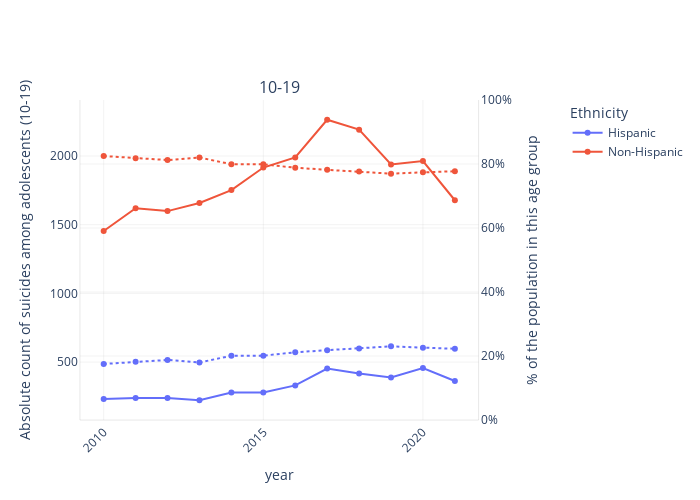
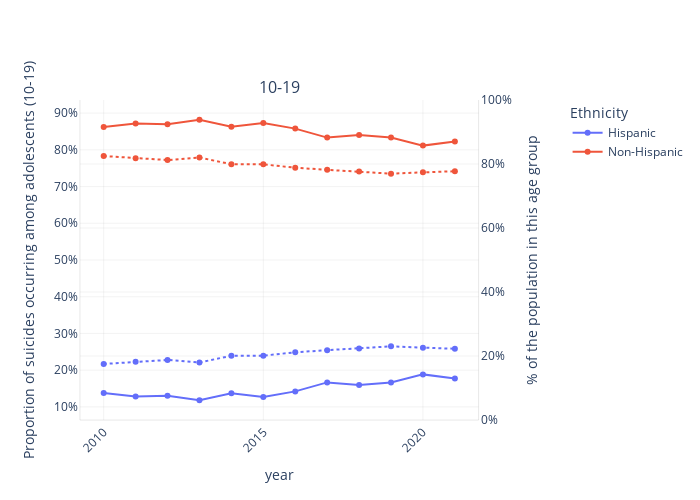
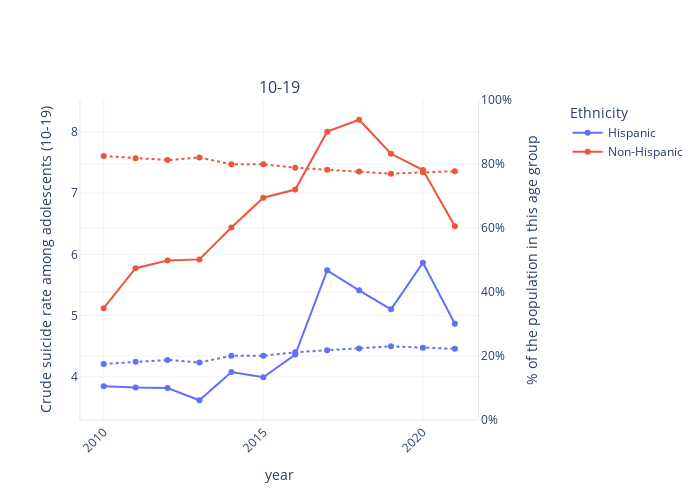

These figures' notebook cell, in order:
### Markdown cell above
### By ethnicity

### Code cell
plot_params = {"x": "year",
               "color": "ethnicity",
               "by": "age_strat",
               "scatter": False,
               "rows": 1,
               "data_slice": {"age_strat": "10-19"},
               "second_y": {"secondary_y": True,
                            "y": "pop_share",
                            "line_param": {"dash": "dot"}}}
kwargs = {"secondary_range": [0, 100],
          "secondary_ticksuffix": "%",
          "hide_title": True,
          "second_y_title_text": "% of the population in this age group",
          "legend_text": "Ethnicity"}

plot_params["y"] = "deaths"
kwargs["y_title_text"] = "Absolute count of suicides among adolescents (10-19)"
kwargs["plot_filename"] = f"adolescents_{plot_params['color']}_{plot_params['y']}"
plot_params.update(kwargs)

sd.plot(**plot_params
    )

plot_params["y"] = "suicide_proportion"
kwargs["y_title_text"] = "Proportion of suicides occurring among adolescents (10-19)"
kwargs["plot_filename"] = f"adolescents_{plot_params['color']}_{plot_params['y']}"
kwargs["primary_ticksuffix"] = "%"
plot_params.update(kwargs)

sd.plot(**plot_params
    )
kwargs.pop("primary_ticksuffix")
plot_params.pop("primary_ticksuffix")

plot_params["y"] = "suicide_per_100k"
kwargs["y_title_text"] = "Crude suicide rate among adolescents (10-19)"
kwargs["plot_filename"] = f"adolescents_{plot_params['color']}_{plot_params['y']}"
plot_params.update(kwargs)

sd.plot(**plot_params
    )

### Figure 1 — Plotly figure (JSON) as saved in the notebook; plotly's stock layout.template omitted (floating-point values rounded to 4 significant figures)
{"data": [{"line": {"color": "#636EFA"}, "mode": "markers+lines", "name": "Hispanic", "showlegend": true, "type": "scatter", "x": [2010, 2011, 2012, 2013, 2014, 2015, 2016, 2017, 2018, 2019, 2020, 2021], "xaxis": "x", "y": [232, 239, 239, 222, 279, 278, 330, 453, 416, 387, 456, 362], "yaxis": "y"}, {"line": {"color": "#EF553B"}, "mode": "markers+lines", "name": "Non-Hispanic", "showlegend": true, "type": "scatter", "x": [2010, 2011, 2012, 2013, 2014, 2015, 2016, 2017, 2018, 2019, 2020, 2021], "xaxis": "x", "y": [1454, 1620, 1599, 1658, 1752, 1916, 1990, 2264, 2192, 1939, 1963, 1678], "yaxis": "y"}, {"line": {"color": "#636EFA", "dash": "dot"}, "mode": "markers+lines", "name": "Hispanic", "showlegend": false, "type": "scatter", "x": [2010, 2011, 2012, 2013, 2014, 2015, 2016, 2017, 2018, 2019, 2020, 2021], "xaxis": "x", "y": [17.52, 18.21, 18.77, 17.97, 20.08, 20.11, 21.15, 21.82, 22.33, 23.02, 22.62, 22.25], "yaxis": "y2"}, {"line": {"color": "#EF553B", "dash": "dot"}, "mode": "markers+lines", "name": "Non-Hispanic", "showlegend": false, "type": "scatter", "x": [2010, 2011, 2012, 2013, 2014, 2015, 2016, 2017, 2018, 2019, 2020, 2021], "xaxis": "x", "y": [82.48, 81.79, 81.23, 82.03, 79.92, 79.89, 78.85, 78.18, 77.67, 76.98, 77.38, 77.75], "yaxis": "y2"}], "layout": {"annotations": [{"font": {"size": 16}, "showarrow": false, "text": "10-19", "x": 0.47, "xanchor": "center", "xref": "paper", "y": 1, "yanchor": "bottom", "yref": "paper"}], "height": 500, "legend": {"title": {"text": "Ethnicity"}, "x": 1.15}, "plot_bgcolor": "rgb(255,255,255)", "width": 700, "xaxis": {"anchor": "y", "domain": [0, 0.94], "gridcolor": "grey", "gridwidth": 0.1, "linecolor": "black", "linewidth": 0.1, "showline": true, "tickangle": -45, "title": {"text": "year"}}, "yaxis": {"anchor": "x", "domain": [0, 1], "gridcolor": "grey", "gridwidth": 0.1, "linecolor": "black", "linewidth": 0.1, "showline": true, "ticksuffix": "", "title": {"text": "Absolute count of suicides among adolescents (10-19)"}}, "yaxis2": {"anchor": "x", "gridcolor": "grey", "gridwidth": 0.1, "linecolor": "black", "linewidth": 0.1, "overlaying": "y", "range": [0, 100], "showline": true, "side": "right", "ticksuffix": "%", "title": {"text": "% of the population in this age group"}}}}

### Figure 2 — Plotly figure (JSON) as saved in the notebook; plotly's stock layout.template omitted (floating-point values rounded to 4 significant figures)
{"data": [{"line": {"color": "#636EFA"}, "mode": "markers+lines", "name": "Hispanic", "showlegend": true, "type": "scatter", "x": [2010, 2011, 2012, 2013, 2014, 2015, 2016, 2017, 2018, 2019, 2020, 2021], "xaxis": "x", "y": [13.76, 12.86, 13.0, 11.81, 13.74, 12.67, 14.22, 16.67, 15.95, 16.64, 18.85, 17.75], "yaxis": "y"}, {"line": {"color": "#EF553B"}, "mode": "markers+lines", "name": "Non-Hispanic", "showlegend": true, "type": "scatter", "x": [2010, 2011, 2012, 2013, 2014, 2015, 2016, 2017, 2018, 2019, 2020, 2021], "xaxis": "x", "y": [86.24, 87.14, 87.0, 88.19, 86.26, 87.33, 85.78, 83.33, 84.05, 83.36, 81.15, 82.25], "yaxis": "y"}, {"line": {"color": "#636EFA", "dash": "dot"}, "mode": "markers+lines", "name": "Hispanic", "showlegend": false, "type": "scatter", "x": [2010, 2011, 2012, 2013, 2014, 2015, 2016, 2017, 2018, 2019, 2020, 2021], "xaxis": "x", "y": [17.52, 18.21, 18.77, 17.97, 20.08, 20.11, 21.15, 21.82, 22.33, 23.02, 22.62, 22.25], "yaxis": "y2"}, {"line": {"color": "#EF553B", "dash": "dot"}, "mode": "markers+lines", "name": "Non-Hispanic", "showlegend": false, "type": "scatter", "x": [2010, 2011, 2012, 2013, 2014, 2015, 2016, 2017, 2018, 2019, 2020, 2021], "xaxis": "x", "y": [82.48, 81.79, 81.23, 82.03, 79.92, 79.89, 78.85, 78.18, 77.67, 76.98, 77.38, 77.75], "yaxis": "y2"}], "layout": {"annotations": [{"font": {"size": 16}, "showarrow": false, "text": "10-19", "x": 0.47, "xanchor": "center", "xref": "paper", "y": 1, "yanchor": "bottom", "yref": "paper"}], "height": 500, "legend": {"title": {"text": "Ethnicity"}, "x": 1.15}, "plot_bgcolor": "rgb(255,255,255)", "width": 700, "xaxis": {"anchor": "y", "domain": [0, 0.94], "gridcolor": "grey", "gridwidth": 0.1, "linecolor": "black", "linewidth": 0.1, "showline": true, "tickangle": -45, "title": {"text": "year"}}, "yaxis": {"anchor": "x", "domain": [0, 1], "gridcolor": "grey", "gridwidth": 0.1, "linecolor": "black", "linewidth": 0.1, "showline": true, "ticksuffix": "%", "title": {"text": "Proportion of suicides occurring among adolescents (10-19)"}}, "yaxis2": {"anchor": "x", "gridcolor": "grey", "gridwidth": 0.1, "linecolor": "black", "linewidth": 0.1, "overlaying": "y", "range": [0, 100], "showline": true, "side": "right", "ticksuffix": "%", "title": {"text": "% of the population in this age group"}}}}

### Figure 3 — Plotly figure (JSON) as saved in the notebook; plotly's stock layout.template omitted (floating-point values rounded to 4 significant figures)
{"data": [{"line": {"color": "#636EFA"}, "mode": "markers+lines", "name": "Hispanic", "showlegend": true, "type": "scatter", "x": [2010, 2011, 2012, 2013, 2014, 2015, 2016, 2017, 2018, 2019, 2020, 2021], "xaxis": "x", "y": [3.847, 3.824, 3.815, 3.616, 4.079, 3.991, 4.363, 5.738, 5.412, 5.101, 5.863, 4.867], "yaxis": "y"}, {"line": {"color": "#EF553B"}, "mode": "markers+lines", "name": "Non-Hispanic", "showlegend": true, "type": "scatter", "x": [2010, 2011, 2012, 2013, 2014, 2015, 2016, 2017, 2018, 2019, 2020, 2021], "xaxis": "x", "y": [5.119, 5.772, 5.897, 5.917, 6.437, 6.923, 7.057, 8.003, 8.198, 7.642, 7.377, 6.457], "yaxis": "y"}, {"line": {"color": "#636EFA", "dash": "dot"}, "mode": "markers+lines", "name": "Hispanic", "showlegend": false, "type": "scatter", "x": [2010, 2011, 2012, 2013, 2014, 2015, 2016, 2017, 2018, 2019, 2020, 2021], "xaxis": "x", "y": [17.52, 18.21, 18.77, 17.97, 20.08, 20.11, 21.15, 21.82, 22.33, 23.02, 22.62, 22.25], "yaxis": "y2"}, {"line": {"color": "#EF553B", "dash": "dot"}, "mode": "markers+lines", "name": "Non-Hispanic", "showlegend": false, "type": "scatter", "x": [2010, 2011, 2012, 2013, 2014, 2015, 2016, 2017, 2018, 2019, 2020, 2021], "xaxis": "x", "y": [82.48, 81.79, 81.23, 82.03, 79.92, 79.89, 78.85, 78.18, 77.67, 76.98, 77.38, 77.75], "yaxis": "y2"}], "layout": {"annotations": [{"font": {"size": 16}, "showarrow": false, "text": "10-19", "x": 0.47, "xanchor": "center", "xref": "paper", "y": 1, "yanchor": "bottom", "yref": "paper"}], "height": 500, "legend": {"title": {"text": "Ethnicity"}, "x": 1.15}, "plot_bgcolor": "rgb(255,255,255)", "width": 700, "xaxis": {"anchor": "y", "domain": [0, 0.94], "gridcolor": "grey", "gridwidth": 0.1, "linecolor": "black", "linewidth": 0.1, "showline": true, "tickangle": -45, "title": {"text": "year"}}, "yaxis": {"anchor": "x", "domain": [0, 1], "gridcolor": "grey", "gridwidth": 0.1, "linecolor": "black", "linewidth": 0.1, "showline": true, "ticksuffix": "", "title": {"text": "Crude suicide rate among adolescents (10-19)"}}, "yaxis2": {"anchor": "x", "gridcolor": "grey", "gridwidth": 0.1, "linecolor": "black", "linewidth": 0.1, "overlaying": "y", "range": [0, 100], "showline": true, "side": "right", "ticksuffix": "%", "title": {"text": "% of the population in this age group"}}}}
